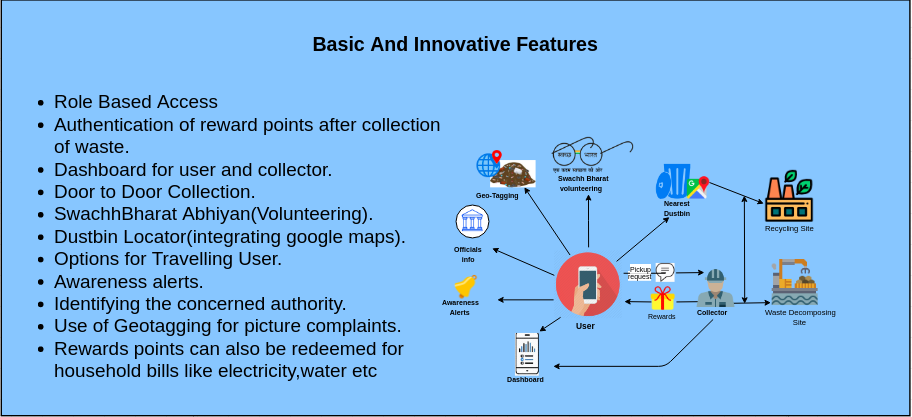
#> input picture Day - 7 Capstone Project/a.png, 912 x 417 px
$ python 'Day - 7 (Capstone Project - Documnet Scanner).py'
#> lines starting #> are read from the running program, lines starting #| are printed output that depends on the picture; after the words box and inside, x2 and y2 are one past the last pixel; in counts of white or black regions, pixels touching at a corner belong together
from pyimagesearch.transform import four_point_transform
from skimage.filters import threshold_local
import numpy as np
import cv2
import imutils

image = cv2.imread('a.png')
#> image is the input picture: shape (417, 912, 3); mean B, G, R 237.1, 185.5, 129
ratio = image.shape[0] / 500.0
#> ratio = 0.834
orig = image.copy()
image = imutils.resize(image, height = 500)
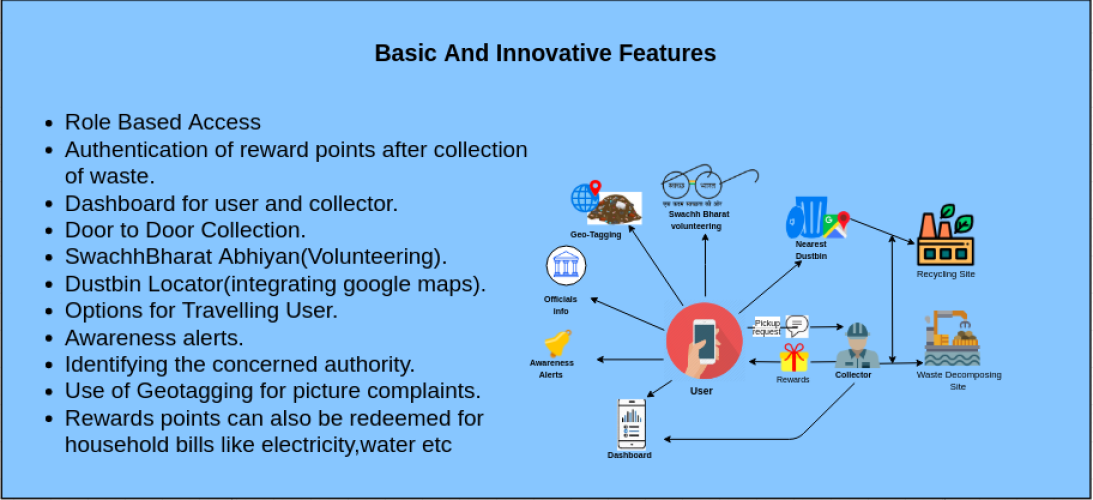
#> image: shape (500, 1093, 3); mean B, G, R 237, 185.5, 129

# convert the image to grayscale, blur it, and find edges
# in the image
gray = cv2.cvtColor(image, cv2.COLOR_BGR2GRAY)
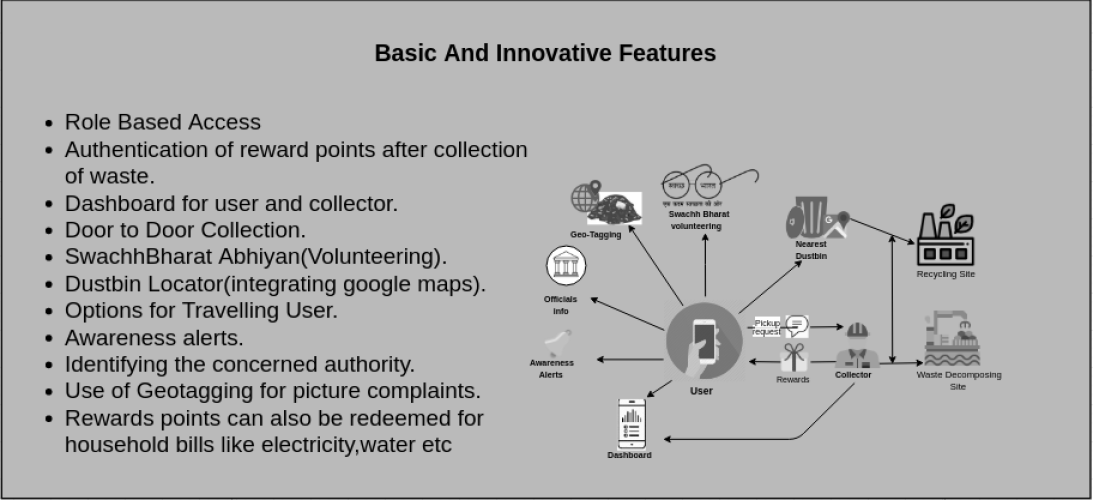
#> gray: shape (500, 1093); min 0, max 255, mean 174.8
gray = cv2.GaussianBlur(gray, (5, 5), 0)

edged = cv2.Canny(gray, 75, 200)
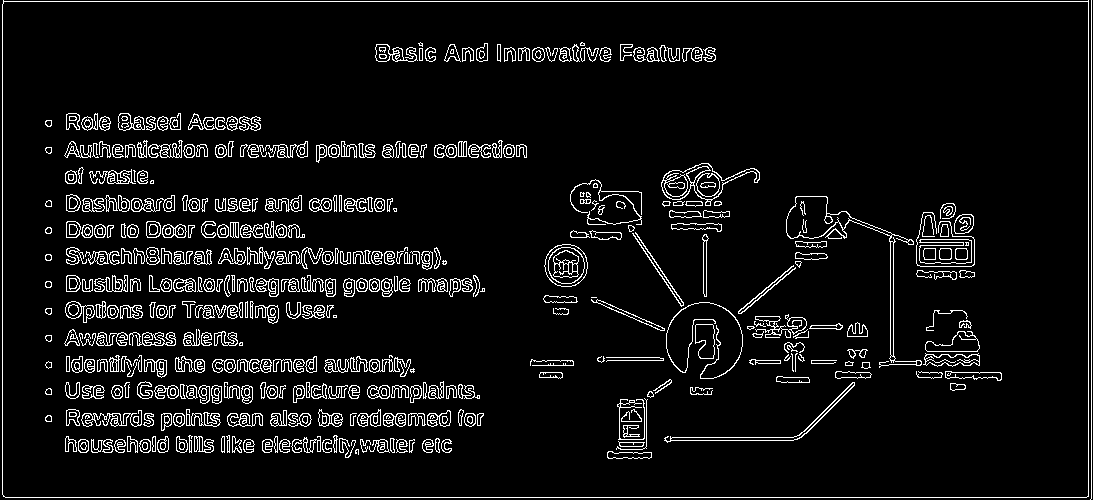
#> edged: shape (500, 1093); 6.7% white in thin lines or dots
cv2.imshow("Image", image)
cv2.imshow("Edged", edged)
cv2.waitKey(0)
cv2.destroyAllWindows()

# find the contours in the edged image, keeping only the
# largest ones, and initialize the screen contour
cnts = cv2.findContours(edged.copy(), cv2.RETR_LIST, cv2.CHAIN_APPROX_SIMPLE)
#> cnts = 1190 contours, 272 with area under 20; largest, box (x1, y1, x2, y2) and area: (2, 0, 1089, 498) 538649, (2, 1, 1089, 498) 538646, (786, 196, 922, 368) 2374, (786, 196, 893, 239) 1835, (661, 163, 760, 206) 1780
cnts = imutils.grab_contours(cnts)
cnts = sorted(cnts, key = cv2.contourArea, reverse = True)[:5]
#> cnts = 5 contours; box (x1, y1, x2, y2) and area: (2, 0, 1089, 498) 538649, (2, 1, 1089, 498) 538646, (786, 196, 922, 368) 2374, (786, 196, 893, 239) 1835, (661, 163, 760, 206) 1780

# loop over the contours
for c in cnts:
	# approximate the contour
	peri = cv2.arcLength(c, True)
	approx = cv2.approxPolyDP(c, 0.02 * peri, True)

	# if our approximated contour has four points, then we
	# can assume that we have found our screen
	if len(approx) == 4:
		screenCnt = approx
		break
#> this loop made 1 pass
#> (peri, screenCnt) on pass 1: (3164.5, [[3, 0], [5, 497], [1088, 496], [1088, 0]])

# finding Contours
cv2.drawContours(image, [screenCnt], -1, (0, 255, 0), 2)
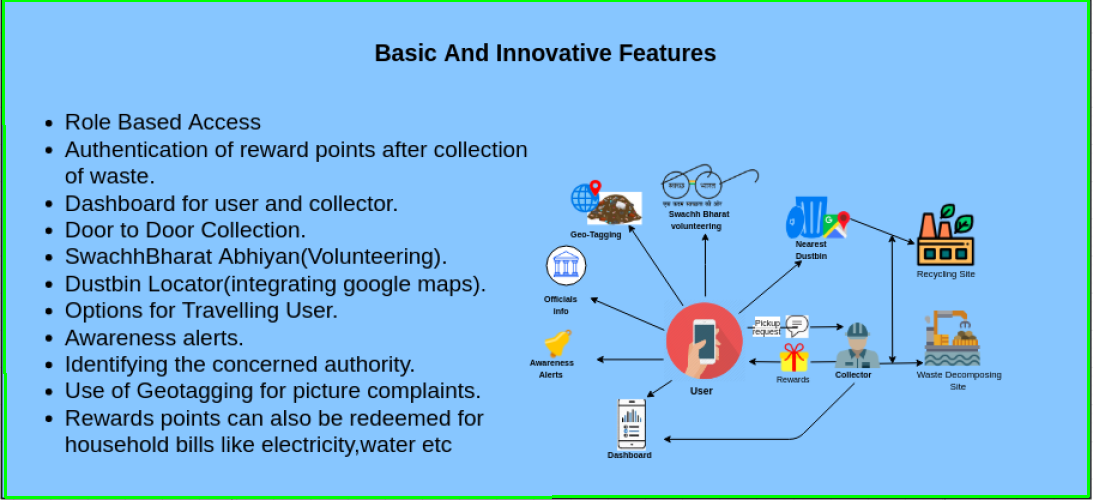
#> image: shape (500, 1093, 3); 1.54% of pixels changed, all inside (x1, y1, x2, y2) = (2, 0, 1090, 499)
cv2.imshow("Outline", image)
cv2.waitKey(0)
cv2.destroyAllWindows()


# Birds Eye View
#> (the run stopped early here; a loop or call above may not have finished)
